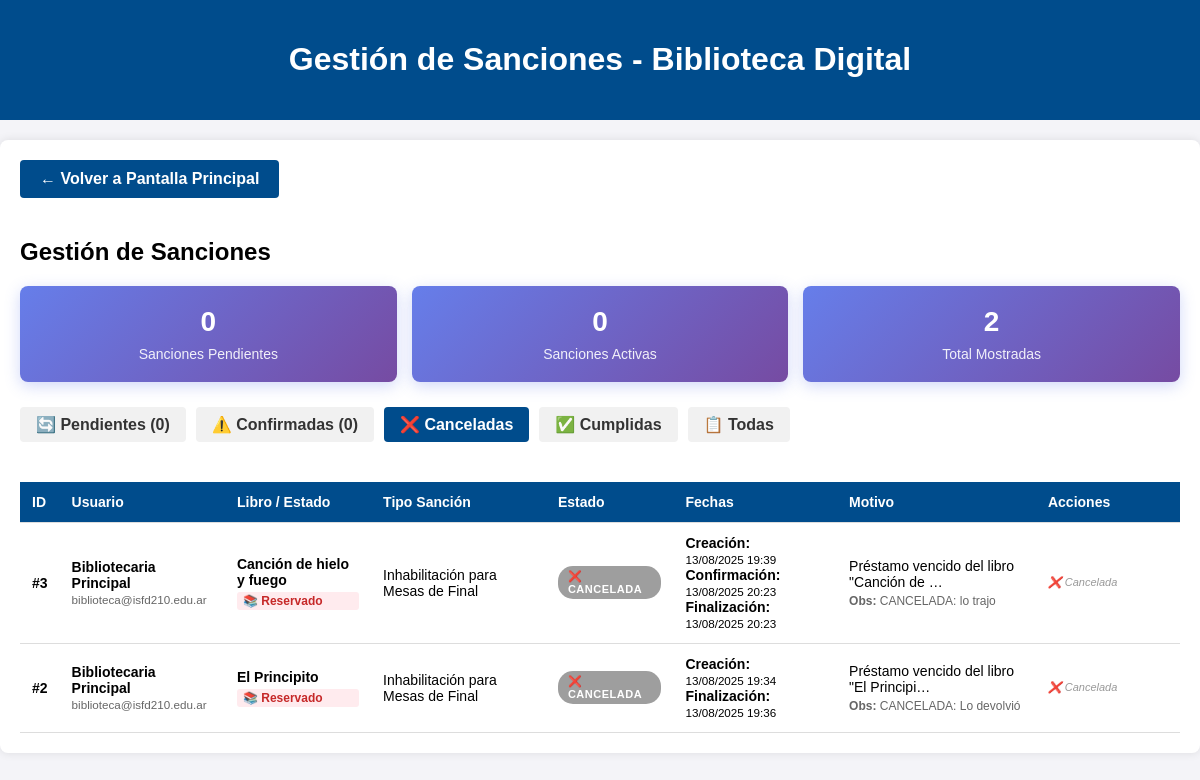
Page /libros/gestionar-sanciones/?filtro=canceladas (signed in) on the earlier database version.
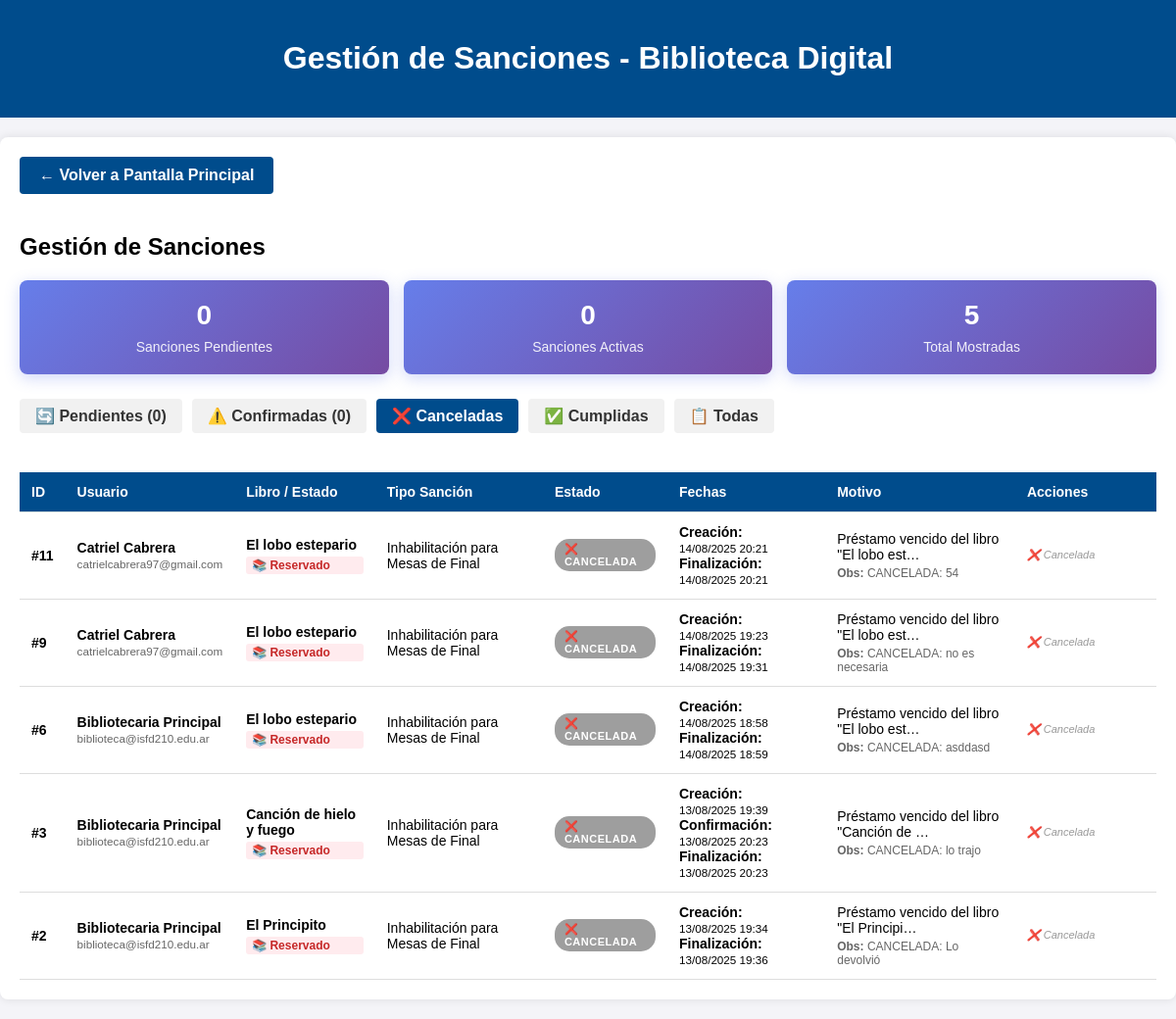
Same page on the later database version.
### libros/models.py (models this page shows, shortened)
class Sancion(models.Model):
    TIPO_CHOICES = (
        ('inhabilitacion_mesas', 'Inhabilitación para Mesas de Final'),
        ('suspension_prestamos', 'Suspensión de Préstamos'),
    )
    ESTADO_CHOICES = (
        ('pendiente', 'Pendiente de Revisión'),
        ('confirmada', 'Confirmada'),
        ('cancelada', 'Cancelada'),
        ('cumplida', 'Cumplida/Finalizada'),
    )
    id_sancion = models.AutoField(primary_key=True)
    usuario = models.ForeignKey(Usuario, on_delete=models.CASCADE, related_name='sanciones')
    prestamo = models.ForeignKey(Prestamo, on_delete=models.CASCADE, related_name='sanciones')
    tipo_sancion = models.CharField(max_length=30, choices=TIPO_CHOICES, default='inhabilitacion_mesas')
    estado = models.CharField(max_length=15, choices=ESTADO_CHOICES, default='pendiente')
    fecha_creacion = models.DateTimeField(auto_now_add=True)
    fecha_confirmacion = models.DateTimeField(null=True, blank=True)
    fecha_finalizacion = models.DateTimeField(null=True, blank=True)
    motivo = models.TextField(default='Préstamo vencido')
    observaciones_bibliotecaria = models.TextField(blank=True, null=True)
    class Meta:
        ordering = ['-fecha_creacion']

class Usuario(AbstractBaseUser, PermissionsMixin):
    PERFIL_CHOICES = (
        ('alumno', 'Alumno'),
        ('bibliotecaria', 'Bibliotecaria'),
    )
    dni_validator = RegexValidator(
        regex=r'^\d{7,8}$',
        message='El DNI debe tener entre 7 y 8 dígitos.'
    )
    dni = models.CharField(max_length=8, unique=True, validators=[dni_validator])
    nombre = models.CharField(max_length=100)
    apellido = models.CharField(max_length=100)
    email = models.EmailField(unique=True)
    perfil = models.CharField(max_length=20, choices=PERFIL_CHOICES, default='alumno')
    fecha_registro = models.DateTimeField(auto_now_add=True)
    is_active = models.BooleanField(default=True)
    is_staff = models.BooleanField(default=False)
    objects = CustomUserManager()
    USERNAME_FIELD = 'dni'
    REQUIRED_FIELDS = ['nombre', 'apellido', 'email']
    def get_full_name(self):
        return f"{self.nombre} {self.apellido}"

class Prestamo(models.Model):
    ESTADO_CHOICES = (
        ('solicitado', 'Reserva Solicitada'),
        ('aprobado_reserva', 'Reserva Aprobada'),
        ('aprobado', 'Préstamo Activo'),
        ('rechazado', 'Reserva Rechazada'),
        ('finalizado', 'Finalizado'),
        ('vencido', 'Vencido'),
    )
    TIPO_CHOICES = (
        ('domicilio', 'Préstamo a Domicilio'),
        ('aula', 'Préstamo en Aula'),
    )
    TIPO_USUARIO_CHOICES = (
        ('alumno', 'Alumno'),
        ('profesor', 'Profesor'),
    )
    id_prestamo = models.AutoField(primary_key=True)
    usuario = models.ForeignKey(Usuario, on_delete=models.CASCADE, related_name='prestamos_usuario', null=True, blank=True)
    nombre_usuario = models.CharField(max_length=255)
    email_usuario = models.EmailField()
    libro = models.ForeignKey(Libro, on_delete=models.CASCADE, related_name='prestamos')
    fecha_solicitud = models.DateTimeField(auto_now_add=True)
    fecha_aprobacion = models.DateTimeField(null=True, blank=True)
    fecha_devolucion_programada = models.DateTimeField(null=True, blank=True)
    fecha_devolucion_real = models.DateTimeField(null=True, blank=True)
    fecha_limite_reserva = models.DateTimeField(null=True, blank=True)
    estado = models.CharField(max_length=20, choices=ESTADO_CHOICES, default='solicitado')
    tipo_prestamo = models.CharField(max_length=10, choices=TIPO_CHOICES, default='domicilio')
    tipo_usuario = models.CharField(max_length=10, choices=TIPO_USUARIO_CHOICES, default='alumno')
    motivo_rechazo = models.TextField(blank=True, null=True)
    observaciones = models.TextField(blank=True, null=True)
    fecha_retiro_real = models.DateTimeField(null=True, blank=True)

class Inventario(models.Model):
    id_inventario = models.AutoField(primary_key=True)
    estado = models.CharField(max_length=255, null=True, default="Disponible")
    motivo_baja = models.CharField(max_length=255, null=True)
    descripcion = models.TextField(null=True)
    num_ejemplar = models.IntegerField(null=True)
    imagen_rota = models.ImageField(
        upload_to='imagenes_rota/', null=True, blank=True)

class Libro(Inventario):
    id_libro = models.AutoField(primary_key=True)
    titulo = models.CharField(max_length=255)
    autor = models.CharField(max_length=255)
    editorial = models.CharField(max_length=255)
    clasificacion_cdu = models.CharField(max_length=255, null=False, default='Sin clasificar')
    siglas_autor_titulo = models.CharField(max_length=255, null=False, default='ABC')
    num_inventario = models.IntegerField(null=False, default=1)
    resumen = models.TextField()
    etiqueta_palabra_clave = models.TextField(default='Roma,Historia,Clasica')
    sede = models.TextField(default='La Plata')
    disponibilidad = models.CharField(max_length=255, null=True, default="Disponible")
    observaciones = models.TextField(default='Esta es una observación')
    img = models.URLField()

class Inventario(models.Model):
    id_inventario = models.AutoField(primary_key=True)
    estado = models.CharField(max_length=255, null=True, default="Disponible")
    motivo_baja = models.CharField(max_length=255, null=True)
    descripcion = models.TextField(null=True)
    num_ejemplar = models.IntegerField(null=True)
    imagen_rota = models.ImageField(
        upload_to='imagenes_rota/', null=True, blank=True)

### libros/views.py (the view)
# urls.py: path('gestionar-sanciones/', views.gestionar_sanciones, name='gestionar_sanciones'),
@user_passes_test(es_bibliotecaria)
def gestionar_sanciones(request):
    verificar_prestamos_vencidos()
    filtro = request.GET.get('filtro', 'pendientes')
    if filtro == 'pendientes':
        sanciones = Sancion.objects.filter(estado='pendiente').order_by('-fecha_creacion')
    elif filtro == 'confirmadas':
        sanciones = Sancion.objects.filter(estado='confirmada').order_by('-fecha_confirmacion')
    elif filtro == 'canceladas':
        sanciones = Sancion.objects.filter(estado='cancelada').order_by('-fecha_creacion')
    elif filtro == 'cumplidas':
        sanciones = Sancion.objects.filter(estado='cumplida').order_by('-fecha_finalizacion')
    else:
        sanciones = Sancion.objects.all().order_by('-fecha_creacion')
    context = {
        'sanciones': sanciones,
        'filtro': filtro,
        'total_pendientes': Sancion.objects.filter(estado='pendiente').count(),
        'total_confirmadas': Sancion.objects.filter(estado='confirmada').count(),
    }
    return render(request, 'libros/gestionar_sanciones.html', context)

### libros/views.py (called while the page is built, shortened)
def verificar_prestamos_vencidos():
    ahora = timezone.now()
    print(f"[DEBUG VENCIMIENTOS] Verificando a las: {ahora.strftime('%d/%m/%Y %H:%M:%S')}")
    prestamos_activos_vencidos = Prestamo.objects.filter(
        estado='aprobado',
        fecha_devolucion_programada__lt=ahora  # Comparación exacta
    )
    print(f"[DEBUG VENCIMIENTOS] Préstamos vencidos encontrados: {prestamos_activos_vencidos.count()}")
    prestamos_reserva_vencidos = Prestamo.objects.filter(
        estado='aprobado_reserva',
        fecha_limite_reserva__lt=ahora
    )
    for prestamo in prestamos_reserva_vencidos:
        prestamo.estado = 'vencido'
        prestamo.save()
        prestamo.libro.estado = 'Disponible'
        prestamo.libro.save()
        print(f"[DEBUG VENCIMIENTOS] Reserva vencida: {prestamo.id_prestamo}")

def es_bibliotecaria(user):
    return user.is_authenticated and user.perfil == 'bibliotecaria'

### libros/templates/libros/gestionar_sanciones.html (shortened to what the changed rows need)
<!DOCTYPE html>
<html lang="es">
<head>
</head>
<body>
    <header>
        <h1>Gestión de Sanciones - Biblioteca Digital</h1>
    </header>
    <div class="container">
        <h2>Gestión de Sanciones</h2>
        <div class="stats">
            <div class="stat-card">
                <div class="stat-number">{{ sanciones|length }}</div>
                <div class="stat-label">Total Mostradas</div>
            </div>
        </div>
        {% if sanciones %}
        <div class="table-container">
            <table>
                <thead>
                    <tr>
                        <th>ID</th>
                        <th>Usuario</th>
                        <th>Libro / Estado</th>
                        <th>Tipo Sanción</th>
                        <th>Estado</th>
                        <th>Fechas</th>
                        <th>Motivo</th>
                        <th>Acciones</th>
                    </tr>
                </thead>
                <tbody>
                    {% for sancion in sanciones %}
                    <tr>
                        <td><strong>#{{ sancion.id_sancion }}</strong></td>
                        <td>
                            <strong>{{ sancion.usuario.get_full_name }}</strong><br>
                            <small style="color: #666;">{{ sancion.usuario.email }}</small>
                        </td>
                        <td>
                            <strong>{{ sancion.prestamo.libro.titulo|truncatechars:30 }}</strong><br>
                            <div class="estado-libro {% if sancion.prestamo.libro.estado == 'Disponible' %}libro-disponible{% else %}libro-no-disponible{% endif %}">
                                📚 {{ sancion.prestamo.libro.estado }}
                            </div>
                        </td>
                        <td>{{ sancion.get_tipo_sancion_display }}</td>
                        <td>
                            <span class="sancion-badge sancion-{{ sancion.estado }}">
                                {% if sancion.estado == 'pendiente' %}
                                    🔄 {{ sancion.get_estado_display }}
                                {% elif sancion.estado == 'confirmada' %}
                                    ⚠️ {{ sancion.get_estado_display }}
                                {% elif sancion.estado == 'cancelada' %}
                                    ❌ {{ sancion.get_estado_display }}
                                {% elif sancion.estado == 'cumplida' %}
                                    ✅ {{ sancion.get_estado_display }}
                                {% else %}
                                    {{ sancion.get_estado_display }}
                                {% endif %}
                            </span>
                        </td>
                        <td>
                            <strong>Creación:</strong><br>
                            <small>{{ sancion.fecha_creacion|date:"d/m/Y H:i" }}</small><br>
                            {% if sancion.fecha_confirmacion %}
                                <strong>Confirmación:</strong><br>
                                <small>{{ sancion.fecha_confirmacion|date:"d/m/Y H:i" }}</small>
                            {% endif %}
                            {% if sancion.fecha_finalizacion %}
                                <strong>Finalización:</strong><br>
                                <small>{{ sancion.fecha_finalizacion|date:"d/m/Y H:i" }}</small>
                            {% endif %}
                        </td>
                        <td>
                            <span title="{{ sancion.motivo }}">{{ sancion.motivo|truncatechars:40 }}</span>
                            {% if sancion.observaciones_bibliotecaria %}
                                <div class="info-adicional">
                                    <strong>Obs:</strong> {{ sancion.observaciones_bibliotecaria|truncatechars:30 }}
                                </div>
                            {% endif %}
                        </td>
                        <td>
                            <div class="acciones-container">
                                {% if sancion.estado == 'pendiente' %}
                                    <a href="{% url 'confirmar_sancion' sancion.id_sancion %}"
                                       class="btn-action btn-confirmar"
                                       onclick="return confirm('¿Confirmar la sanción para {{ sancion.usuario.get_full_name }}?')"
                                       title="Confirmar sanción">
                                       ✓ Confirmar
                                    </a>
                                    <a href="{% url 'cancelar_sancion' sancion.id_sancion %}"
                                       class="btn-action btn-cancelar"
                                       title="Cancelar sanción">
                                       ✗ Cancelar
                                    </a>
                                {% else %}
                                    <span style="color: #999; font-style: italic; font-size: 11px;">
                                        {% if sancion.estado == 'cumplida' %}
                                            ✅ Finalizada
                                        {% elif sancion.estado == 'cancelada' %}
                                            ❌ Cancelada
                                        {% else %}
                                            Sin acciones
                                        {% endif %}
                                    </span>
                                {% endif %}
                            </div>
                        </td>
                    </tr>
                    {% endfor %}
                </tbody>
            </table>
        </div>
        {% endif %}
    </div>
</body>
</html>

Differences in the rows shown:
added Sancion: id_sancion "11", usuario.get_full_name "Catriel Cabrera", usuario.email "catrielcabrera97@gmail.com", prestamo.libro.titulo "El lobo estepario", prestamo.libro.estado "Reservado", tipo_sancion "Inhabilitación para Mesas de Final", estado "CANCELADA", fecha_creacion "14/08/2025 20:21", fecha_finalizacion "14/08/2025 20:21", motivo "Préstamo vencido del libro \"El lobo est…", observaciones_bibliotecaria "CANCELADA: 54", shows "❌ Cancelada"
added Sancion: id_sancion "9", usuario.get_full_name "Catriel Cabrera", usuario.email "catrielcabrera97@gmail.com", prestamo.libro.titulo "El lobo estepario", prestamo.libro.estado "Reservado", tipo_sancion "Inhabilitación para Mesas de Final", estado "CANCELADA", fecha_creacion "14/08/2025 19:23", fecha_finalizacion "14/08/2025 19:31", motivo "Préstamo vencido del libro \"El lobo est…", observaciones_bibliotecaria "CANCELADA: no es necesaria", shows "❌ Cancelada"
added Sancion: id_sancion "6", usuario.get_full_name "Bibliotecaria Principal", usuario.email "biblioteca@isfd210.edu.ar", prestamo.libro.titulo "El lobo estepario", prestamo.libro.estado "Reservado", tipo_sancion "Inhabilitación para Mesas de Final", estado "CANCELADA", fecha_creacion "14/08/2025 18:58", fecha_finalizacion "14/08/2025 18:59", motivo "Préstamo vencido del libro \"El lobo est…", observaciones_bibliotecaria "CANCELADA: asddasd", shows "❌ Cancelada"
Other differences:
{{ sanciones|length }}: "2" → "5"
